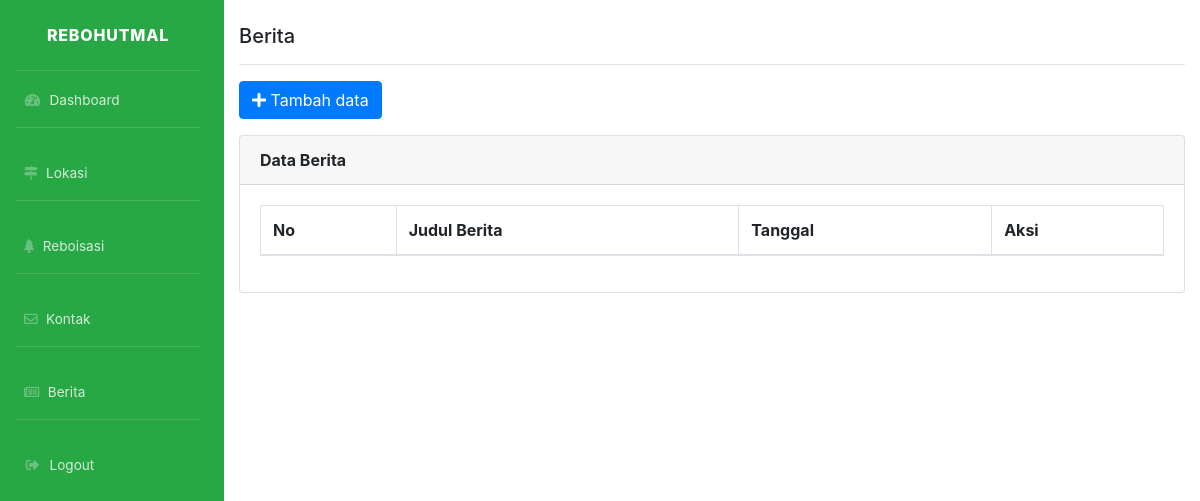
Before: /my-admin/berita.php (signed in) with the older database file.
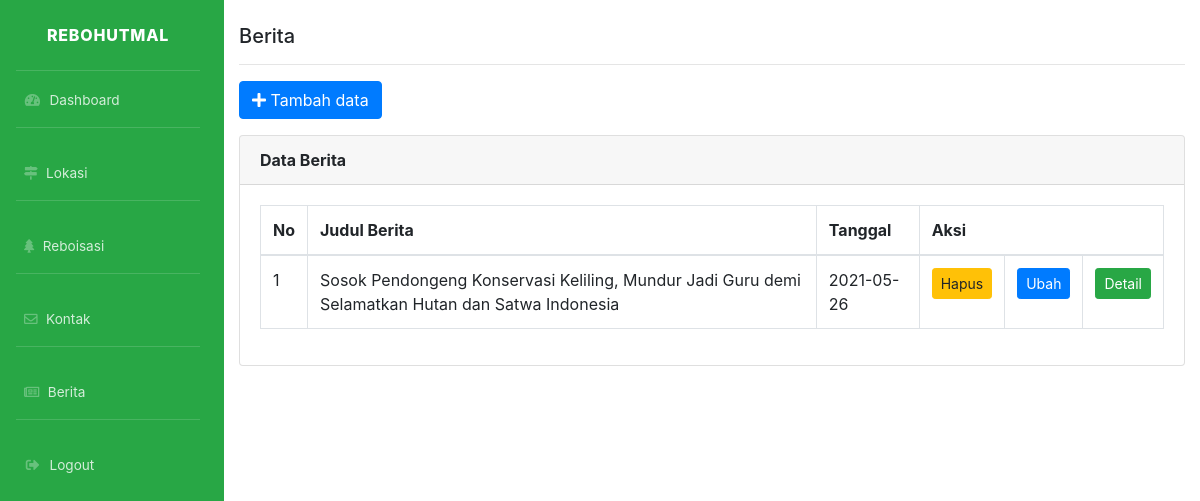
After: the same page with the newer database file.
### tables this page shows
CREATE TABLE `berita` (
  `id` int(11) NOT NULL,
  `judul_berita` varchar(165) NOT NULL,
  `isi_berita` text NOT NULL,
  `waktu_post` date NOT NULL,
  `cover_berita` varchar(255) NOT NULL
);

### functions.php (called while the page is built, shortened)
<?php
$conn = mysqli_connect("localhost", "root", "", "farah_ta");
function getAllData($namaTabel, $id = null) {
	global $conn;
	$query =  "SELECT * FROM $namaTabel ORDER BY id DESC";
	$rows = [];
	$result = mysqli_query($conn, $query);
	while ( $row = mysqli_fetch_assoc($result) ) {
		$rows[] = $row;
	}
	return $rows;
}

### my-admin/berita.php (the view, shortened to what this page needs)
<?php
require_once '../functions.php';
$berita = getAllData('berita');
?>
<?php require "templates/header.php"; ?>
<div class="container-fluid">
	<h5 class="mt-4">Berita</h5>
	<hr>
	<a href="form-berita.php" class="btn btn-primary"><i class="fas fa-plus"></i> Tambah data</a>
	<div class="card mt-3">
		<div class="card-header">
			<strong>Data Berita</strong>
		</div>
		<div class="card-body">
			<div class="table-responsive">
                <table class="table table-bordered table-hover">
                    <thead>
                        <tr>
                          <th scope="col">No</th>
                          <th scope="col">Judul Berita</th>
                          <th scope="col">Tanggal</th>
                          <th colspan="3" scope="col">Aksi</th>
                      </tr>
                    </thead>
                    <tbody>
                    <?php $no = 1; ?>
                    <?php foreach( $berita as $b ) :?>
                        <tr>
                            <td><?= $no++; ?></td>
                            <td><?= $b['judul_berita'] ?></td>
                            <td><?= $b['waktu_post'] ?></td>
                            <td>
                                <a href="hapus.php?id=<?= $b['id'] ?>&table=berita" class="btn btn-warning btn-sm" onclick="return confirm('Hapus?')">Hapus</a>
                            </td>
                            <td>
                                <a href="form-berita.php?edit=<?= $b['id'] ?>" class="btn btn-primary btn-sm"> Ubah</a>
                            </td>
                            <td>
                                <a href="/rebohutmal/berita.php?p=<?= $b['id'] ?>" class="btn btn-success btn-sm"> Detail</a>
                            </td>
                        </tr>
                    <?php endforeach; ?>
                    </tbody>
                </table>
            </div>
		</div>
	</div>
</div>
<?php require "templates/footer.php"; ?>

Changed rows visible on the page:
added berita: judul_berita "Sosok Pendongeng Konservasi Keliling, Mundur Jadi Guru demi Selamatkan Hutan dan Satwa Indonesia", waktu_post "2021-05-26"
